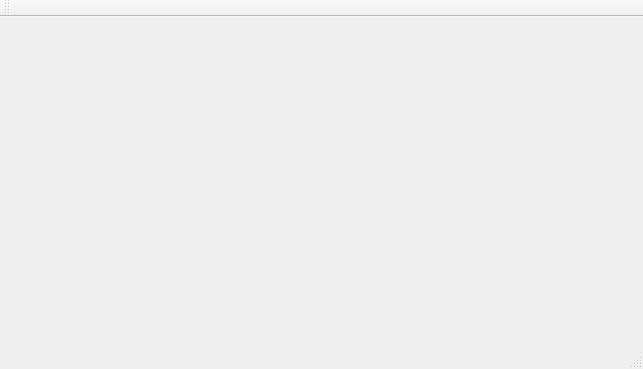
<?xml version="1.0" encoding="UTF-8"?>
<ui version="4.0">
 <class>MainWindow</class>
 <widget class="QMainWindow" name="MainWindow">
  <property name="geometry">
   <rect>
    <x>0</x>
    <y>0</y>
    <width>643</width>
    <height>369</height>
   </rect>
  </property>
  <property name="windowTitle">
   <string>BlockEditor</string>
  </property>
  <widget class="QWidget" name="centralWidget"/>
  <widget class="QMenuBar" name="menuBar">
   <property name="geometry">
    <rect>
     <x>0</x>
     <y>0</y>
     <width>643</width>
     <height>22</height>
    </rect>
   </property>
  </widget>
  <widget class="QToolBar" name="mainToolBar">
   <attribute name="toolBarArea">
    <enum>TopToolBarArea</enum>
   </attribute>
   <attribute name="toolBarBreak">
    <bool>false</bool>
   </attribute>
  </widget>
  <widget class="QStatusBar" name="statusBar"/>
 </widget>
 <layoutdefault spacing="6" margin="11"/>
 <resources/>
 <connections/>
</ui>
